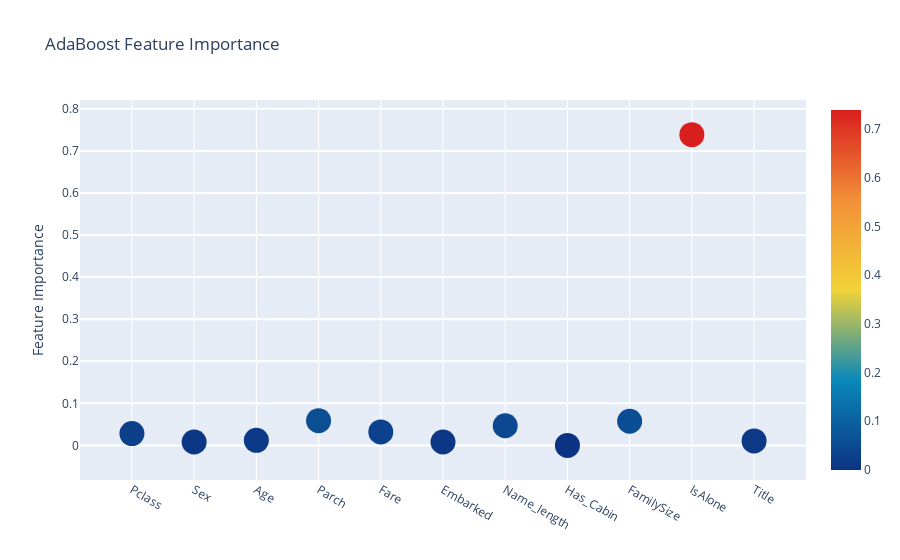

Notebook source saved alongside this figure:
### Code cell
# Scatter plot 
trace = go.Scatter(
    y = feature_dataframe['AdaBoost feature importances'].values,
    x = feature_dataframe['features'].values,
    mode='markers',
    marker=dict(
        sizemode = 'diameter',
        sizeref = 1,
        size = 25,
#       size= feature_dataframe['AdaBoost feature importances'].values,
        #color = np.random.randn(500), #set color equal to a variable
        color = feature_dataframe['AdaBoost feature importances'].values,
        colorscale='Portland',
        showscale=True
    ),
    text = feature_dataframe['features'].values
)
data = [trace]

layout= go.Layout(
    autosize= True,
    title= 'AdaBoost Feature Importance',
    hovermode= 'closest',
#     xaxis= dict(
#         title= 'Pop',
#         ticklen= 5,
#         zeroline= False,
#         gridwidth= 2,
#     ),
    yaxis=dict(
        title= 'Feature Importance',
        ticklen= 5,
        gridwidth= 2
    ),
    showlegend= False
)
fig = go.Figure(data=data, layout=layout)
py.iplot(fig,filename='scatter2010')

### Figure 1 — Plotly figure (JSON) as saved in the notebook; plotly's stock layout.template omitted (floating-point values rounded to 4 significant figures)
{"data": [{"marker": {"color": [0.028, 0.008, 0.012, 0.05867, 0.032, 0.008, 0.04667, 0, 0.05733, 0.7387, 0.01067], "colorscale": [[0, "rgb(12,51,131)"], [0.25, "rgb(10,136,186)"], [0.5, "rgb(242,211,56)"], [0.75, "rgb(242,143,56)"], [1, "rgb(217,30,30)"]], "showscale": true, "size": 25, "sizemode": "diameter", "sizeref": 1}, "mode": "markers", "text": ["Pclass", "Sex", "Age", "Parch", "Fare", "Embarked", "Name_length", "Has_Cabin", "FamilySize", "IsAlone", "Title"], "type": "scatter", "x": ["Pclass", "Sex", "Age", "Parch", "Fare", "Embarked", "Name_length", "Has_Cabin", "FamilySize", "IsAlone", "Title"], "y": [0.028, 0.008, 0.012, 0.05867, 0.032, 0.008, 0.04667, 0, 0.05733, 0.7387, 0.01067]}], "layout": {"autosize": true, "hovermode": "closest", "showlegend": false, "title": {"text": "AdaBoost Feature Importance"}, "yaxis": {"gridwidth": 2, "ticklen": 5, "title": {"text": "Feature Importance"}}}}
